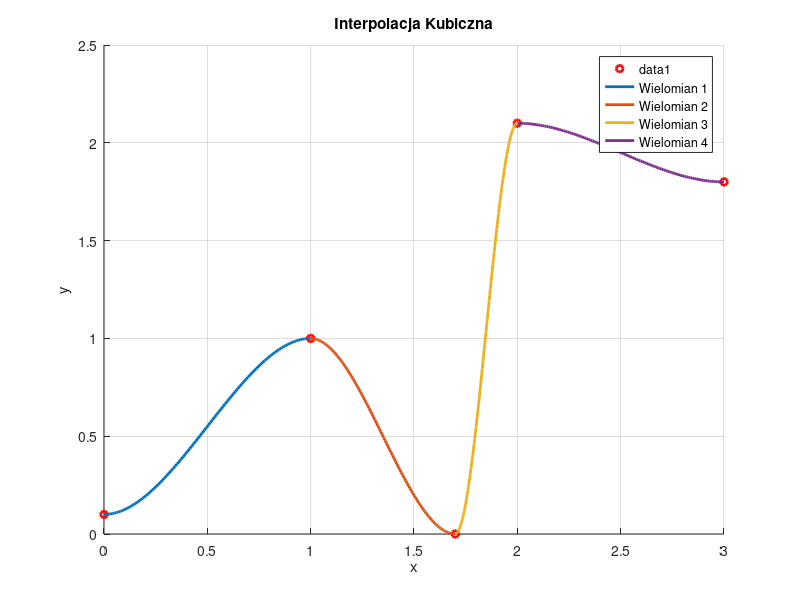

Source code (MATLAB):
clear all; close all;

xi = [0, 1, 1.7, 2, 3];
yi = [0.1, 1, 0, 2.1, 1.8];

n = length(xi) - 1; % Liczba przedziałów

% Współczynniki lokalne
ai = zeros(1, n);
bi = zeros(1, n);
ci = zeros(1, n);
di = zeros(1, n);

for i = 1:n
    hi = xi(i+1) - xi(i);
    
    % macierz ze wzoru
    A = [
        1, 0, 0, 0;
        1, hi, hi^2, hi^3;
        0, 1, 0, 0;
        0, 1, 2*hi, 3*hi^2];
    
    % co*B = A
    B = [yi(i); yi(i+1); 0; 0];
    %rozw ukl rownan
    coeffs = A \ B;
    
    ai(i) = coeffs(1);
    bi(i) = coeffs(2);
    ci(i) = coeffs(3);
    di(i) = coeffs(4);
end

disp('Współczynniki:');
disp('   ai         bi         ci         di');
disp([ai; bi; ci; di]);

%------------------------------------------------------ ploty

figure;
hold on;

plot(xi, yi, 'ro', 'MarkerSize', 5, 'LineWidth', 2);

% Wykresy int
for i = 1:n
    x_values = linspace(xi(i), xi(i+1), 100);
    y_values = ai(i) + bi(i) * (x_values - xi(i)) + ci(i) * (x_values - xi(i)).^2 + di(i) * (x_values - xi(i)).^3;
    plot(x_values, y_values, 'LineWidth', 2, 'DisplayName', ['Wielomian ', num2str(i)]);
end

hold off;

title('Interpolacja Kubiczna');
xlabel('x');
ylabel('y');
legend('Location', 'Best');
grid on;
